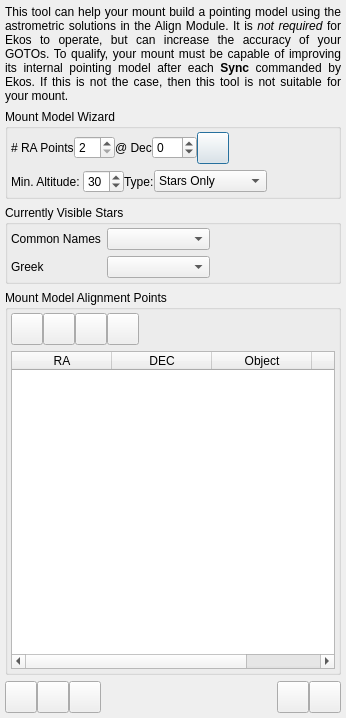
<?xml version="1.0" encoding="UTF-8"?>
<ui version="4.0">
 <class>mountModel</class>
 <widget class="QDialog" name="mountModel">
  <property name="geometry">
   <rect>
    <x>0</x>
    <y>0</y>
    <width>346</width>
    <height>718</height>
   </rect>
  </property>
  <property name="windowTitle">
   <string>Dialog</string>
  </property>
  <layout class="QVBoxLayout" name="verticalLayout">
   <property name="leftMargin">
    <number>5</number>
   </property>
   <property name="topMargin">
    <number>5</number>
   </property>
   <property name="rightMargin">
    <number>5</number>
   </property>
   <property name="bottomMargin">
    <number>5</number>
   </property>
   <item>
    <widget class="QLabel" name="label">
     <property name="text">
      <string>&lt;html&gt;&lt;head/&gt;&lt;body&gt;&lt;p&gt;This tool can help your mount build a pointing model using the astrometric solutions in the Align Module. It is &lt;i&gt;not required&lt;/i&gt; for Ekos to operate, but can increase the accuracy of your GOTOs. To qualify, your mount must be capable of improving its internal pointing model after each &lt;b&gt;Sync&lt;/b&gt;  commanded by Ekos. If this is not the case, then this tool is not suitable for your mount.&lt;/p&gt;&lt;/body&gt;&lt;/html&gt;</string>
     </property>
     <property name="alignment">
      <set>Qt::AlignJustify|Qt::AlignVCenter</set>
     </property>
     <property name="wordWrap">
      <bool>true</bool>
     </property>
    </widget>
   </item>
   <item>
    <widget class="QGroupBox" name="groupBox_2">
     <property name="title">
      <string>Mount Model Wizard</string>
     </property>
     <layout class="QVBoxLayout" name="verticalLayout_3">
      <property name="leftMargin">
       <number>3</number>
      </property>
      <property name="topMargin">
       <number>3</number>
      </property>
      <property name="rightMargin">
       <number>3</number>
      </property>
      <property name="bottomMargin">
       <number>3</number>
      </property>
      <item>
       <layout class="QHBoxLayout" name="horizontalLayout_4">
        <property name="spacing">
         <number>0</number>
        </property>
        <property name="rightMargin">
         <number>0</number>
        </property>
        <item>
         <widget class="QLabel" name="label_2">
          <property name="text">
           <string># RA Points</string>
          </property>
         </widget>
        </item>
        <item>
         <widget class="QSpinBox" name="alignPtNum">
          <property name="toolTip">
           <string>&lt;html&gt;&lt;head/&gt;&lt;body&gt;&lt;p&gt;The Number of points the wizard should generate at the chosen DEC&lt;/p&gt;&lt;/body&gt;&lt;/html&gt;</string>
          </property>
          <property name="minimum">
           <number>2</number>
          </property>
         </widget>
        </item>
        <item>
         <widget class="QLabel" name="label_3">
          <property name="text">
           <string>@ Dec</string>
          </property>
         </widget>
        </item>
        <item>
         <widget class="QSpinBox" name="alignDec">
          <property name="toolTip">
           <string>&lt;html&gt;&lt;head/&gt;&lt;body&gt;&lt;p&gt;The Declination of the points that will be generated.&lt;/p&gt;&lt;/body&gt;&lt;/html&gt;</string>
          </property>
          <property name="minimum">
           <number>-89</number>
          </property>
          <property name="maximum">
           <number>89</number>
          </property>
         </widget>
        </item>
        <item>
         <widget class="QPushButton" name="wizardAlignB">
          <property name="minimumSize">
           <size>
            <width>32</width>
            <height>32</height>
           </size>
          </property>
          <property name="maximumSize">
           <size>
            <width>32</width>
            <height>32</height>
           </size>
          </property>
          <property name="toolTip">
           <string>&lt;html&gt;&lt;head/&gt;&lt;body&gt;&lt;p&gt;Automatically generate the specified number of alignment points in the table below. They will be equally spread across the sky at the selected DEC above the minimum selected altitude.&lt;/p&gt;&lt;/body&gt;&lt;/html&gt;</string>
          </property>
          <property name="text">
           <string/>
          </property>
         </widget>
        </item>
        <item>
         <spacer name="horizontalSpacer_3">
          <property name="orientation">
           <enum>Qt::Horizontal</enum>
          </property>
          <property name="sizeHint" stdset="0">
           <size>
            <width>171</width>
            <height>20</height>
           </size>
          </property>
         </spacer>
        </item>
       </layout>
      </item>
      <item>
       <layout class="QHBoxLayout" name="horizontalLayout_3">
        <property name="spacing">
         <number>0</number>
        </property>
        <property name="topMargin">
         <number>0</number>
        </property>
        <item>
         <widget class="QLabel" name="label_6">
          <property name="text">
           <string>Min. Altitude: </string>
          </property>
         </widget>
        </item>
        <item>
         <widget class="QSpinBox" name="minAltBox">
          <property name="maximum">
           <number>80</number>
          </property>
          <property name="value">
           <number>30</number>
          </property>
         </widget>
        </item>
        <item>
         <widget class="QLabel" name="label_7">
          <property name="text">
           <string>Type:</string>
          </property>
         </widget>
        </item>
        <item>
         <widget class="QComboBox" name="alignTypeBox">
          <item>
           <property name="text">
            <string>Stars Only</string>
           </property>
          </item>
          <item>
           <property name="text">
            <string>Any Object</string>
           </property>
          </item>
          <item>
           <property name="text">
            <string>Fixed Positions</string>
           </property>
          </item>
         </widget>
        </item>
        <item>
         <spacer name="horizontalSpacer_5">
          <property name="orientation">
           <enum>Qt::Horizontal</enum>
          </property>
          <property name="sizeHint" stdset="0">
           <size>
            <width>171</width>
            <height>20</height>
           </size>
          </property>
         </spacer>
        </item>
       </layout>
      </item>
     </layout>
    </widget>
   </item>
   <item>
    <widget class="QGroupBox" name="groupBox_3">
     <property name="title">
      <string>Currently Visible Stars</string>
     </property>
     <layout class="QGridLayout" name="gridLayout">
      <property name="leftMargin">
       <number>3</number>
      </property>
      <property name="topMargin">
       <number>3</number>
      </property>
      <property name="rightMargin">
       <number>3</number>
      </property>
      <property name="bottomMargin">
       <number>3</number>
      </property>
      <item row="0" column="0">
       <widget class="QLabel" name="label_4">
        <property name="text">
         <string>Common Names</string>
        </property>
       </widget>
      </item>
      <item row="0" column="1">
       <widget class="QComboBox" name="starListBox">
        <property name="sizePolicy">
         <sizepolicy hsizetype="MinimumExpanding" vsizetype="Fixed">
          <horstretch>0</horstretch>
          <verstretch>0</verstretch>
         </sizepolicy>
        </property>
        <property name="toolTip">
         <string>&lt;html&gt;&lt;head/&gt;&lt;body&gt;&lt;p&gt;These are the common names for the named stars that are currently up at your location.  If you select a star, it will be added to the table below.&lt;/p&gt;&lt;/body&gt;&lt;/html&gt;</string>
        </property>
       </widget>
      </item>
      <item row="0" column="2" rowspan="2">
       <spacer name="horizontalSpacer_4">
        <property name="orientation">
         <enum>Qt::Horizontal</enum>
        </property>
        <property name="sizeHint" stdset="0">
         <size>
          <width>125</width>
          <height>20</height>
         </size>
        </property>
       </spacer>
      </item>
      <item row="1" column="0">
       <widget class="QLabel" name="label_5">
        <property name="text">
         <string>Greek</string>
        </property>
       </widget>
      </item>
      <item row="1" column="1">
       <widget class="QComboBox" name="greekStarListBox">
        <property name="sizePolicy">
         <sizepolicy hsizetype="MinimumExpanding" vsizetype="Fixed">
          <horstretch>0</horstretch>
          <verstretch>0</verstretch>
         </sizepolicy>
        </property>
        <property name="toolTip">
         <string>&lt;html&gt;&lt;head/&gt;&lt;body&gt;&lt;p&gt;These are the Greek names for the brighter stars that are currently up at your location.  If you select a star, it will be added to the table below.&lt;/p&gt;&lt;/body&gt;&lt;/html&gt;</string>
        </property>
       </widget>
      </item>
     </layout>
    </widget>
   </item>
   <item>
    <widget class="QGroupBox" name="groupBox">
     <property name="title">
      <string>Mount Model Alignment Points</string>
     </property>
     <layout class="QVBoxLayout" name="verticalLayout_2">
      <property name="leftMargin">
       <number>3</number>
      </property>
      <property name="topMargin">
       <number>3</number>
      </property>
      <property name="rightMargin">
       <number>3</number>
      </property>
      <property name="bottomMargin">
       <number>3</number>
      </property>
      <item>
       <layout class="QHBoxLayout" name="horizontalLayout_2">
        <property name="spacing">
         <number>0</number>
        </property>
        <property name="topMargin">
         <number>0</number>
        </property>
        <item>
         <widget class="QPushButton" name="clearAllAlignB">
          <property name="minimumSize">
           <size>
            <width>32</width>
            <height>32</height>
           </size>
          </property>
          <property name="maximumSize">
           <size>
            <width>32</width>
            <height>32</height>
           </size>
          </property>
          <property name="toolTip">
           <string>&lt;html&gt;&lt;head/&gt;&lt;body&gt;&lt;p&gt;Clear the entire table of alignment points below.  Note that this will not affect your mount in any way.  It will not clear your pointing model.  It just clears the list of points so that if you run the mount model routine again, these points will not be included.&lt;/p&gt;&lt;/body&gt;&lt;/html&gt;</string>
          </property>
          <property name="text">
           <string/>
          </property>
         </widget>
        </item>
        <item>
         <widget class="QPushButton" name="removeAlignB">
          <property name="minimumSize">
           <size>
            <width>32</width>
            <height>32</height>
           </size>
          </property>
          <property name="maximumSize">
           <size>
            <width>32</width>
            <height>32</height>
           </size>
          </property>
          <property name="toolTip">
           <string>&lt;html&gt;&lt;head/&gt;&lt;body&gt;&lt;p&gt;Remove the selected row from the alignment point table below. Note that it does &lt;b&gt;not&lt;/b&gt; command your mount to clear that point from the model, it just means that if you run the mount model routine, that point will not be included in the list.&lt;/p&gt;&lt;/body&gt;&lt;/html&gt;</string>
          </property>
          <property name="text">
           <string/>
          </property>
         </widget>
        </item>
        <item>
         <widget class="QPushButton" name="addAlignB">
          <property name="minimumSize">
           <size>
            <width>32</width>
            <height>32</height>
           </size>
          </property>
          <property name="maximumSize">
           <size>
            <width>32</width>
            <height>32</height>
           </size>
          </property>
          <property name="toolTip">
           <string>&lt;html&gt;&lt;head/&gt;&lt;body&gt;&lt;p&gt;Add an empty row to the alignment list so that you can manually add an RA and DE for a position you would like the telescope to slew to when doing the mount model routine.&lt;/p&gt;&lt;/body&gt;&lt;/html&gt;</string>
          </property>
          <property name="text">
           <string/>
          </property>
         </widget>
        </item>
        <item>
         <widget class="QPushButton" name="findAlignB">
          <property name="minimumSize">
           <size>
            <width>32</width>
            <height>32</height>
           </size>
          </property>
          <property name="maximumSize">
           <size>
            <width>32</width>
            <height>32</height>
           </size>
          </property>
          <property name="toolTip">
           <string>&lt;html&gt;&lt;head/&gt;&lt;body&gt;&lt;p&gt;Open the Find Object dialog so that you can select an object to get an RA and DEC automatically that you would like the telescope to slew to when doing the mount model routine.&lt;/p&gt;&lt;/body&gt;&lt;/html&gt;</string>
          </property>
          <property name="text">
           <string/>
          </property>
         </widget>
        </item>
        <item>
         <spacer name="horizontalSpacer_2">
          <property name="orientation">
           <enum>Qt::Horizontal</enum>
          </property>
          <property name="sizeHint" stdset="0">
           <size>
            <width>40</width>
            <height>20</height>
           </size>
          </property>
         </spacer>
        </item>
       </layout>
      </item>
      <item>
       <widget class="QTableWidget" name="alignTable">
        <property name="toolTip">
         <string>&lt;html&gt;&lt;head/&gt;&lt;body&gt;&lt;p&gt;This is a table of alignment points that you would like the mount model routine to use in aligning your telescope.  If you would like to add or remove points, you may use the buttons above.  If you would like to run, pause, or stop the mount model routine, you may use the buttons below.  You can directly edit an RA or DE for a particular point directly in the cells.  Just be sure to follow the format hh:mm:ss. The object name is just provided for convenience and is not used.  If you want to change the order of the alignment points, you can drag the row up or down using the vertical header for that row on the left.  &lt;/p&gt;&lt;/body&gt;&lt;/html&gt;</string>
        </property>
        <column>
         <property name="text">
          <string>RA</string>
         </property>
         <property name="textAlignment">
          <set>AlignCenter</set>
         </property>
        </column>
        <column>
         <property name="text">
          <string>DEC</string>
         </property>
         <property name="textAlignment">
          <set>AlignCenter</set>
         </property>
        </column>
        <column>
         <property name="text">
          <string>Object</string>
         </property>
         <property name="textAlignment">
          <set>AlignCenter</set>
         </property>
        </column>
        <column>
         <property name="text">
          <string>~~</string>
         </property>
         <property name="textAlignment">
          <set>AlignCenter</set>
         </property>
        </column>
       </widget>
      </item>
     </layout>
    </widget>
   </item>
   <item>
    <layout class="QHBoxLayout" name="horizontalLayout">
     <property name="spacing">
      <number>0</number>
     </property>
     <item>
      <widget class="QPushButton" name="loadAlignB">
       <property name="minimumSize">
        <size>
         <width>32</width>
         <height>32</height>
        </size>
       </property>
       <property name="maximumSize">
        <size>
         <width>32</width>
         <height>32</height>
        </size>
       </property>
       <property name="toolTip">
        <string>&lt;html&gt;&lt;head/&gt;&lt;body&gt;&lt;p&gt;Load a saved alignment point list so that you can run the same alignment you ran on a previous occasion.&lt;/p&gt;&lt;/body&gt;&lt;/html&gt;</string>
       </property>
       <property name="text">
        <string/>
       </property>
      </widget>
     </item>
     <item>
      <widget class="QPushButton" name="saveAsAlignB">
       <property name="minimumSize">
        <size>
         <width>32</width>
         <height>32</height>
        </size>
       </property>
       <property name="maximumSize">
        <size>
         <width>32</width>
         <height>32</height>
        </size>
       </property>
       <property name="toolTip">
        <string>&lt;html&gt;&lt;head/&gt;&lt;body&gt;&lt;p&gt;Save the alignment list so that you can run this alignment again in the future.&lt;/p&gt;&lt;/body&gt;&lt;/html&gt;</string>
       </property>
       <property name="text">
        <string/>
       </property>
      </widget>
     </item>
     <item>
      <widget class="QPushButton" name="saveAlignB">
       <property name="minimumSize">
        <size>
         <width>32</width>
         <height>32</height>
        </size>
       </property>
       <property name="maximumSize">
        <size>
         <width>32</width>
         <height>32</height>
        </size>
       </property>
       <property name="toolTip">
        <string>&lt;html&gt;&lt;head/&gt;&lt;body&gt;&lt;p&gt;Save the alignment list so that you can run this alignment again in the future.&lt;/p&gt;&lt;/body&gt;&lt;/html&gt;</string>
       </property>
       <property name="text">
        <string/>
       </property>
      </widget>
     </item>
     <item>
      <spacer name="horizontalSpacer">
       <property name="orientation">
        <enum>Qt::Horizontal</enum>
       </property>
       <property name="sizeHint" stdset="0">
        <size>
         <width>40</width>
         <height>20</height>
        </size>
       </property>
      </spacer>
     </item>
     <item>
      <widget class="QPushButton" name="startAlignB">
       <property name="minimumSize">
        <size>
         <width>32</width>
         <height>32</height>
        </size>
       </property>
       <property name="maximumSize">
        <size>
         <width>32</width>
         <height>32</height>
        </size>
       </property>
       <property name="toolTip">
        <string>&lt;html&gt;&lt;head/&gt;&lt;body&gt;&lt;p&gt;Start or pause the mount model routine.  It will slew to and astrometrically solve the list of points in the table above using the settings in the align module.  If the routine was previously paused, it will pick up where it left off.  If it was stopped or it had finished it will start the routine over again.&lt;/p&gt;&lt;/body&gt;&lt;/html&gt;</string>
       </property>
       <property name="text">
        <string/>
       </property>
      </widget>
     </item>
     <item>
      <widget class="QPushButton" name="stopAlignB">
       <property name="minimumSize">
        <size>
         <width>32</width>
         <height>32</height>
        </size>
       </property>
       <property name="maximumSize">
        <size>
         <width>32</width>
         <height>32</height>
        </size>
       </property>
       <property name="toolTip">
        <string>&lt;html&gt;&lt;head/&gt;&lt;body&gt;&lt;p&gt;Stop the mount model routine.  It will &lt;b&gt;not&lt;/b&gt; clear any points from your telescope's pointing model.  It will stop the routine and any points currently being solved. If you run the mount model again after hitting stop, it will start the routine over again with the first point.&lt;/p&gt;&lt;/body&gt;&lt;/html&gt;</string>
       </property>
       <property name="text">
        <string/>
       </property>
      </widget>
     </item>
    </layout>
   </item>
  </layout>
 </widget>
 <resources/>
 <connections/>
</ui>
